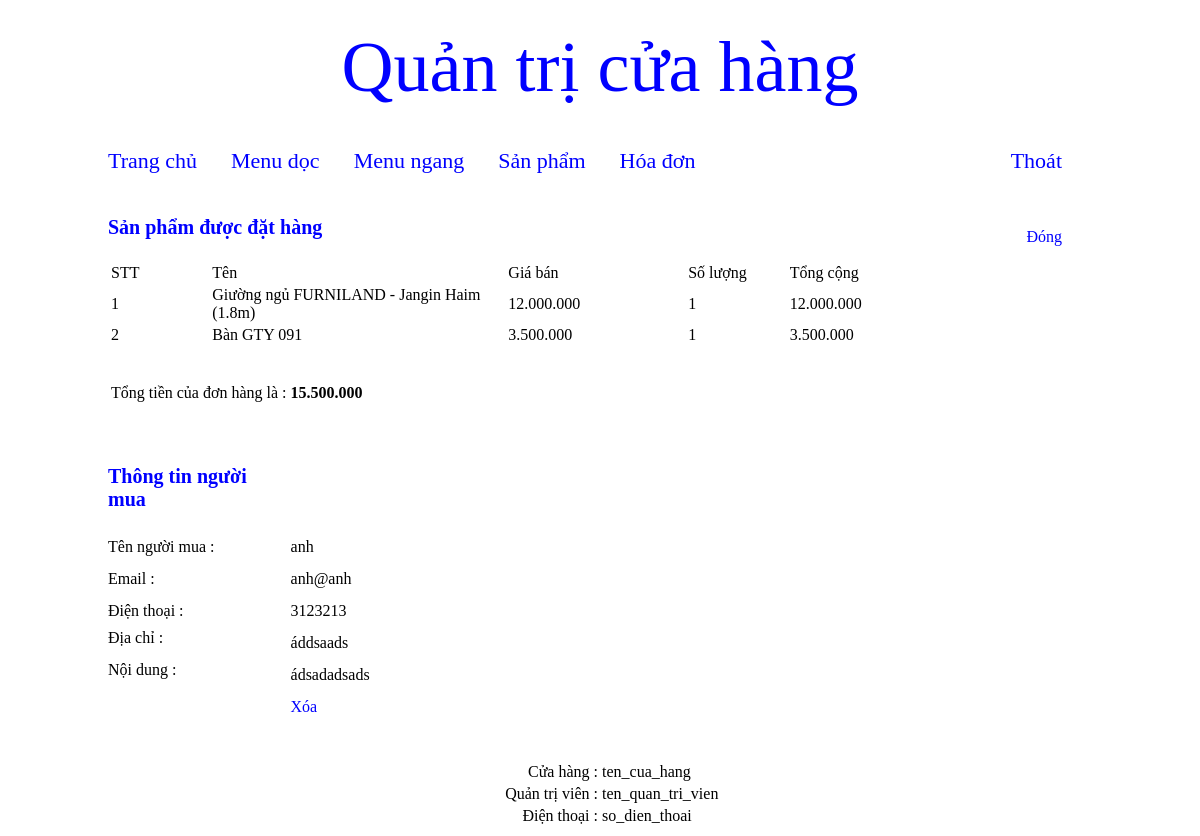
The app's page /quan_tri/index.php?thamso=xem_hoa_don&id=2&trang=1 (signed in) with its own data.
### tables this page shows
CREATE TABLE `san_pham` (
  `id` int(11) NOT NULL,
  `ten` varchar(256) NOT NULL,
  `gia` int(255) NOT NULL,
  `hinh_anh` varchar(256) NOT NULL,
  `noi_dung` mediumtext NOT NULL,
  `thuoc_menu` int(255) NOT NULL,
  `noi_bat` varchar(256) NOT NULL,
  `trang_chu` varchar(256) NOT NULL,
  `sap_xep_trang_chu` int(255) NOT NULL
);

CREATE TABLE `hoa_don` (
  `id` int(11) NOT NULL,
  `ten_nguoi_mua` varchar(256) NOT NULL,
  `email` varchar(256) NOT NULL,
  `dia_chi` mediumtext NOT NULL,
  `dien_thoai` varchar(256) NOT NULL,
  `noi_dung` mediumtext NOT NULL,
  `hang_duoc_mua` mediumtext NOT NULL
);

### quan_tri/chuc_nang/hoa_don/xem_hoa_don.php (the view, shortened to what this page needs)
<?php
	$id=$_GET['id'];
	$tv="select * from hoa_don where id='$id' ";
	$conn = new mysqli("localhost", "root", "", "ban_hang");
	$tv_1 = mysqli_query($conn, $tv);
	$tv_2 = mysqli_fetch_array($tv_1);
	$ten_nguoi_mua=$tv_2['ten_nguoi_mua'];
	$email=$tv_2['email'];
	$dien_thoai=$tv_2['dien_thoai'];
	$dia_chi=$tv_2['dia_chi'];
	$noi_dung=$tv_2['noi_dung'];
	$hang_duoc_mua=$tv_2['hang_duoc_mua'];
	$link_dong="?thamso=hoa_don&&trang=".$_GET['trang'];
	$link_xoa="?xoa_hoa_don_o_trang_chi_tiet=co&id=".$id."&trang=".$_GET['trang'];
?>
<table width="990px" >
	<tr>
		<td width="250px" ><b style="color:blue;font-size:20px" >Sản phẩm được đặt hàng </b><br><br> </td>
		<td width="740px" align="right" >
			<a href="<?php echo $link_dong; ?>" class="lk_a1" style="margin-right:30px" >Đóng</a>
		</td>
	</tr>
	<tr>
		<td align="left" colspan="2" >
			<table width="880px" >
				<tr>
					<td width="100px">STT</td>
					<td width="300px" >Tên</td>
					<td width="180px">Giá bán</td>
					<td width="100px" >Số lượng</td>
					<td width="200px">Tổng cộng</td>
				</tr>
				<?php
					$m = explode("[|||||]", $hang_duoc_mua);
					$tong_lon = 0;
					for ($i = 0; $i < count($m); $i++) {
						if (isset($m[$i]) && $m[$i] != "") {
							$stt = $i + 1;
							$m_2 = explode("[|||]", $m[$i]);
							$id_sp = $m_2[0];
							$sl_sp = $m_2[1];
							$tv_sp = "SELECT id, ten, gia FROM san_pham WHERE id = '$id_sp'";
							$conn = new mysqli("localhost", "root", "", "ban_hang");
							$tv_sp_1 = mysqli_query($conn, $tv_sp);
							$tv_sp_2 = mysqli_fetch_array($tv_sp_1);
							$ten = $tv_sp_2['ten'];
							$gia = $tv_sp_2['gia'];
							$gia_duoc_dinh_dang = number_format($gia, 0, ",", ".");
							$tong = $gia * $sl_sp;
							$tong_duoc_dinh_dang = number_format($tong, 0, ",", ".");
							$tong_lon += $tong;
							if ($sl_sp != 0) {
								?>
								<tr>
									<td><?php echo $stt; ?></td>
									<td><?php echo $ten; ?></td>
									<td><?php echo $gia_duoc_dinh_dang; ?></td>
									<td><?php echo $sl_sp; ?></td>
									<td><?php echo $tong_duoc_dinh_dang; ?></td>
								</tr>
								<?php
							}
						}
					}
				?>
				<tr>
					<td colspan="5">
						<br><br>
						Tổng tiền của đơn hàng là :
						<?php
							$tong_lon_duoc_dinh_dang=number_format($tong_lon,0,",",".");
							echo "<b>".$tong_lon_duoc_dinh_dang."</b>";
						?>
						<br><br>
					</td>
				</tr>
			</table>
		</td>
	</tr>
</table>
<br><br>
<table width="990px" >
	<tr>
		<td width="180px" ><b style="color:blue;font-size:20px" >Thông tin người mua</b><br><br> </td>
		<td width="810px" align="right" >
		</td>
	</tr>
	<tr height="30px" >
		<td >Tên người mua : </td>
		<td >
			<?php echo $ten_nguoi_mua; ?>
		</td>
	</tr>
	<tr height="30px" >
		<td >Email : </td>
		<td >
			<?php echo $email; ?>
		</td>
	</tr>
	<tr height="30px" >
		<td >Điện thoại : </td>
		<td >
			<?php echo $dien_thoai; ?>
		</td>
	</tr>
	<tr height="30px" >
		<td valign="top" >Địa chỉ : </td>
		<td >
			<?php echo $dia_chi; ?>
		</td>
	</tr>
	<tr height="30px" >
		<td valign="top" >Nội dung : </td>
		<td >
			<?php echo $noi_dung; ?>
		</td>
	</tr>
	<tr height="30px" >
		<td>&nbsp;</td>
		<td>
			<a href="<?php echo $link_xoa; ?>" class="lk_a1" >Xóa</a>
		</td>
	</tr>
</table>

### quan_tri/giao_dien/giao_dien.css (style rules this page uses)
a.lk_a1 { text-decoration:none;color:blue; }

### records on screen
san_pham: stt "1", ten "Giường ngủ FURNILAND - Jangin Haim (1.8m)", gia "12.000.000", gia.hang_duoc_mua "12.000.000"
hoa_don: hang_duoc_mua "1", ten_nguoi_mua "anh", email "anh@anh", dien_thoai "3123213", dia_chi "áddsaads", noi_dung "ádsadadsads"
san_pham: stt "2", ten "Bàn GTY 091", gia "3.500.000", gia.hang_duoc_mua "3.500.000"

### other values on screen
$tong_lon_duoc_dinh_dang "15.500.000"
